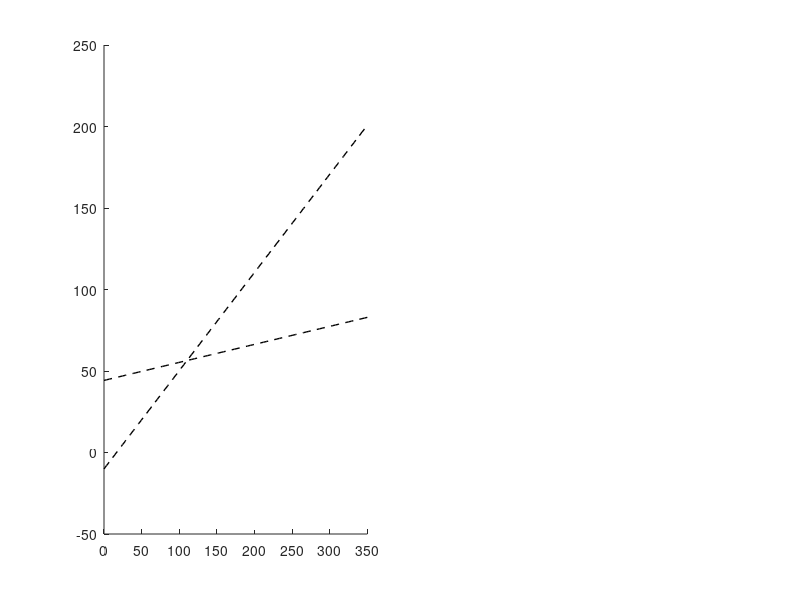

Write the MATLAB code that produced this figure. (Note: this script raises an error after producing the figure.)
clear; clc; close all;

addpath('simulation/', 'param/', 'model/');

N = 500000; 
k1_rand = 316.43 * rand(N, 1);       
k2_rand = 190 * rand(N, 1);       
k3_rand = 100 * rand(N, 1);         
k4_rand = 50 * rand(N, 1);          

valid_linear = (k2_rand < (k1_rand - 16.68) / 1.66) & ...
               (k2_rand > 0.1105 .* k1_rand + 44.23) & ...
               (k3_rand > 1.66 .* k4_rand) & ...
               (k4_rand > 0.1105 * k3_rand);

k1_lin = k1_rand(valid_linear);
k2_lin = k2_rand(valid_linear);
k3_lin = k3_rand(valid_linear);
k4_lin = k4_rand(valid_linear);

a3 = 0.5924 .* k4_lin - 0.06548 .* k3_lin;
a2 = 0.5924 .* k2_lin - 0.06548 .* k1_lin - 26.2 ;
a1 = 10.06 .* k3_lin - 16.7 .* k4_lin;
a0 = 10.06 .* k1_lin - 16.7 .* k2_lin - 167.8;

cond1 = (a3 .* a2) > a1;
cond2 = (a3 .* a2 .* a1) > (a1.^2 + (a3.^2) .* a0);

final_valid = cond1 & cond2;

k1_final = k1_lin(final_valid);
k2_final = k2_lin(final_valid);
k3_final = k3_lin(final_valid);
k4_final = k4_lin(final_valid);

figure('Position', [100, 100, 1000, 400]);

subplot(1, 2, 1); hold on;

k1_line = linspace(0, 350, 100);
plot(k1_line, (k1_line - 16.68)/1.66, 'k--', 'LineWidth', 1);
plot(k1_line, 0.1105*k1_line + 44.23, 'k--', 'LineWidth', 1);
xline(316.43, 'k--');

scatter(k1_final, k2_final, 5, 'r', 'filled', 'MarkerFaceAlpha', 0.1);
xlim([50, 350]); ylim([40, 180]);
xlabel('k_1'); ylabel('k_2');
title('Final Feasible Region for k_1, k_2 (Red Points)');
grid on; hold off;

subplot(1, 2, 2); hold on;

k3_line = linspace(0, 100, 100);
plot(k3_line, k3_line/1.66, 'k--', 'LineWidth', 1);
plot(k3_line, 0.1105*k3_line, 'k--', 'LineWidth', 1);

scatter(k3_final, k4_final, 5, 'b', 'filled', 'MarkerFaceAlpha', 0.1);
xlim([0, 100]); ylim([0, 50]);
xlabel('k_3'); ylabel('k_4');
title('Final Feasible Region for k_3, k_4 (Blue Points)');
grid on; hold off;

disp(['num stabilized: ', num2str(length(k1_final))]);


%% Nonlinear model verification
disp('Start nonlinear model verification...');

num_test = min(1000, length(k1_final)); 
rand_indices = randperm(length(k1_final), num_test);

k1_test = k1_final(rand_indices);% theta
k2_test = k2_final(rand_indices);% r
k3_test = k3_final(rand_indices);% theta_dot
k4_test = k4_final(rand_indices);% r_dot

nonlinear_stable_idx = false(num_test, 1);

z0 = [3 * pi/180; 0; 0; 0]; % init
tspan = [0, 15];
par = LatParam();

for i = 1:num_test
    % theta, theta_dot, r, r_dot
    K = [k1_test(i), k3_test(i), k2_test(i), k4_test(i)];

    controller = @(t, z, par) -K * z;
    
    try
        [t_out, z_out] = ode45(@(t, z) LatModel(t, z, par, controller), tspan, z0);
        
        theta_out = z_out(:, 1);
        r_out = z_out(:,3);
        
        max_theta = max(abs(theta_out));  
        final_theta = abs(theta_out(end));

        max_r = max(abs(r_out));
        
        if (max_theta < 20 * pi/180) && (final_theta < 5 * pi/180) && max_r < 0.15
            nonlinear_stable_idx(i) = true;
        end
        
    catch E
        nonlinear_stable_idx(i) = false;
        fprintf('Point %d, Error: %s\n', i, E.message);
    end
    
    if mod(i, 50) == 0
        fprintf('Completed %d / %d\n', i, num_test);
    end
end

k1_nl_stable = k1_test(nonlinear_stable_idx);
k2_nl_stable = k2_test(nonlinear_stable_idx);
k3_nl_stable = k3_test(nonlinear_stable_idx);
k4_nl_stable = k4_test(nonlinear_stable_idx);

disp(['Number for nonlinear: ', num2str(length(k1_nl_stable))]);

figure('Position', [150, 150, 1000, 400]);

subplot(1, 2, 1); hold on;
scatter(k1_test, k2_test, 10, 'k', 'filled', 'MarkerFaceAlpha', 0.2, 'DisplayName', 'Tested Points (Linear Stable)');
scatter(k1_nl_stable, k2_nl_stable, 20, 'g', 'filled', 'DisplayName', 'Nonlinear Stable');
xlim([50, 350]); ylim([40, 180]);
xlabel('k_1'); ylabel('k_2');
title('k_1 vs k_2 (Nonlinear Verification)');
legend('Location', 'best'); grid on; hold off;

subplot(1, 2, 2); hold on;
scatter(k3_test, k4_test, 10, 'k', 'filled', 'MarkerFaceAlpha', 0.2, 'DisplayName', 'Tested Points (Linear Stable)');
scatter(k3_nl_stable, k4_nl_stable, 20, 'b', 'filled', 'DisplayName', 'Nonlinear Stable');
xlim([0, 100]); ylim([0, 50]);
xlabel('k_3'); ylabel('k_4');
title('k_3 vs k_4 (Nonlinear Verification)');
legend('Location', 'best'); grid on; hold off;
